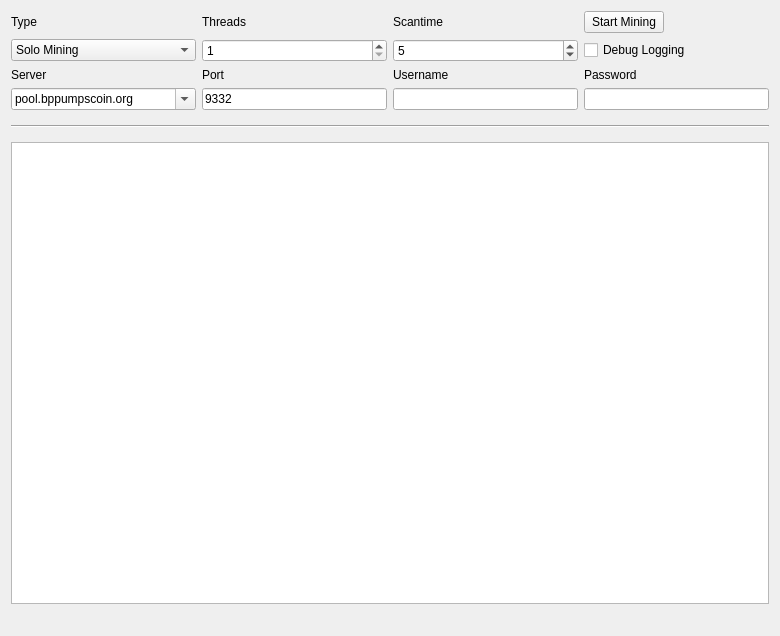
<?xml version="1.0" encoding="UTF-8"?>
<ui version="4.0">
 <class>MiningPage</class>
 <widget class="QWidget" name="MiningPage">
  <property name="geometry">
   <rect>
    <x>0</x>
    <y>0</y>
    <width>780</width>
    <height>636</height>
   </rect>
  </property>
  <property name="windowTitle">
   <string>Mining</string>
  </property>
  <layout class="QGridLayout" name="gridLayout">
   <property name="sizeConstraint">
    <enum>QLayout::SetMaximumSize</enum>
   </property>
   <item row="8" column="2">
    <widget class="QLineEdit" name="portLine">
     <property name="enabled">
      <bool>true</bool>
     </property>
     <property name="text">
      <string>9332</string>
     </property>
     <property name="value" stdset="0">
      <number>8337</number>
     </property>
    </widget>
   </item>
   <item row="4" column="3">
    <widget class="QSpinBox" name="scantimeBox">
     <property name="enabled">
      <bool>true</bool>
     </property>
     <property name="minimum">
      <number>1</number>
     </property>
     <property name="value">
      <number>5</number>
     </property>
    </widget>
   </item>
   <item row="4" column="4">
    <widget class="QCheckBox" name="debugCheckBox">
     <property name="text">
      <string>Debug Logging</string>
     </property>
    </widget>
   </item>
   <item row="3" column="3">
    <widget class="QLabel" name="scantimeLabel">
     <property name="enabled">
      <bool>true</bool>
     </property>
     <property name="layoutDirection">
      <enum>Qt::LeftToRight</enum>
     </property>
     <property name="text">
      <string>Scantime</string>
     </property>
    </widget>
   </item>
   <item row="16" column="1" colspan="2">
    <widget class="QLabel" name="shareCount">
     <property name="font">
      <font>
       <pointsize>10</pointsize>
       <weight>75</weight>
       <bold>true</bold>
      </font>
     </property>
     <property name="text">
      <string/>
     </property>
    </widget>
   </item>
   <item row="16" column="3" colspan="2">
    <widget class="QLabel" name="mineSpeedLabel">
     <property name="sizePolicy">
      <sizepolicy hsizetype="Preferred" vsizetype="Preferred">
       <horstretch>0</horstretch>
       <verstretch>0</verstretch>
      </sizepolicy>
     </property>
     <property name="font">
      <font>
       <pointsize>10</pointsize>
       <weight>75</weight>
       <bold>true</bold>
      </font>
     </property>
     <property name="text">
      <string/>
     </property>
     <property name="alignment">
      <set>Qt::AlignRight|Qt::AlignTrailing|Qt::AlignVCenter</set>
     </property>
    </widget>
   </item>
   <item row="10" column="1" colspan="4">
    <widget class="Line" name="line">
     <property name="sizePolicy">
      <sizepolicy hsizetype="Minimum" vsizetype="Fixed">
       <horstretch>0</horstretch>
       <verstretch>0</verstretch>
      </sizepolicy>
     </property>
     <property name="minimumSize">
      <size>
       <width>0</width>
       <height>20</height>
      </size>
     </property>
     <property name="orientation">
      <enum>Qt::Horizontal</enum>
     </property>
    </widget>
   </item>
   <item row="8" column="1">
    <widget class="QComboBox" name="serverLine">
     <property name="sizePolicy">
      <sizepolicy hsizetype="Expanding" vsizetype="Fixed">
       <horstretch>0</horstretch>
       <verstretch>0</verstretch>
      </sizepolicy>
     </property>
     <property name="autoFillBackground">
      <bool>true</bool>
     </property>
     <property name="editable">
      <bool>true</bool>
     </property>
     <item>
      <property name="text">
       <string>pool.bppumpscoin.org</string>
      </property>
     </item>
    </widget>
   </item>
   <item row="8" column="3">
    <widget class="QLineEdit" name="usernameLine">
     <property name="enabled">
      <bool>true</bool>
     </property>
     <property name="text">
      <string/>
     </property>
    </widget>
   </item>
   <item row="15" column="1" colspan="4">
    <widget class="QListWidget" name="list">
     <property name="autoScrollMargin">
      <number>100000</number>
     </property>
     <property name="dragDropMode">
      <enum>QAbstractItemView::DragOnly</enum>
     </property>
     <property name="selectionMode">
      <enum>QAbstractItemView::NoSelection</enum>
     </property>
     <property name="movement">
      <enum>QListView::Snap</enum>
     </property>
     <property name="batchSize">
      <number>10</number>
     </property>
    </widget>
   </item>
   <item row="3" column="2">
    <widget class="QLabel" name="threadsLabel">
     <property name="enabled">
      <bool>true</bool>
     </property>
     <property name="text">
      <string>Threads</string>
     </property>
    </widget>
   </item>
   <item row="3" column="1">
    <widget class="QLabel" name="typeLabel">
     <property name="text">
      <string>Type</string>
     </property>
    </widget>
   </item>
   <item row="6" column="4">
    <widget class="QLabel" name="passwordLabel">
     <property name="enabled">
      <bool>true</bool>
     </property>
     <property name="text">
      <string>Password</string>
     </property>
    </widget>
   </item>
   <item row="6" column="2">
    <widget class="QLabel" name="portLabel">
     <property name="enabled">
      <bool>true</bool>
     </property>
     <property name="text">
      <string>Port</string>
     </property>
    </widget>
   </item>
   <item row="4" column="2">
    <widget class="QSpinBox" name="threadsBox">
     <property name="enabled">
      <bool>true</bool>
     </property>
     <property name="minimum">
      <number>1</number>
     </property>
     <property name="value">
      <number>1</number>
     </property>
    </widget>
   </item>
   <item row="3" column="4">
    <widget class="QPushButton" name="startButton">
     <property name="sizePolicy">
      <sizepolicy hsizetype="Fixed" vsizetype="Fixed">
       <horstretch>0</horstretch>
       <verstretch>0</verstretch>
      </sizepolicy>
     </property>
     <property name="text">
      <string>Start Mining</string>
     </property>
    </widget>
   </item>
   <item row="6" column="1">
    <widget class="QLabel" name="serverLabel">
     <property name="enabled">
      <bool>true</bool>
     </property>
     <property name="text">
      <string>Server</string>
     </property>
    </widget>
   </item>
   <item row="6" column="3">
    <widget class="QLabel" name="usernameLabel">
     <property name="enabled">
      <bool>true</bool>
     </property>
     <property name="text">
      <string>Username</string>
     </property>
    </widget>
   </item>
   <item row="4" column="1">
    <widget class="QComboBox" name="typeBox">
     <property name="editable">
      <bool>false</bool>
     </property>
     <property name="currentIndex">
      <number>0</number>
     </property>
     <item>
      <property name="text">
       <string>Solo Mining</string>
      </property>
     </item>
     <item>
      <property name="text">
       <string>Pool Mining</string>
      </property>
     </item>
    </widget>
   </item>
   <item row="8" column="4">
    <widget class="QLineEdit" name="passwordLine">
     <property name="enabled">
      <bool>true</bool>
     </property>
    </widget>
   </item>
  </layout>
 </widget>
 <layoutdefault spacing="6" margin="11"/>
 <tabstops>
  <tabstop>startButton</tabstop>
  <tabstop>typeBox</tabstop>
  <tabstop>threadsBox</tabstop>
  <tabstop>scantimeBox</tabstop>
  <tabstop>portLine</tabstop>
  <tabstop>usernameLine</tabstop>
  <tabstop>passwordLine</tabstop>
  <tabstop>debugCheckBox</tabstop>
  <tabstop>list</tabstop>
 </tabstops>
 <resources/>
 <connections/>
</ui>
